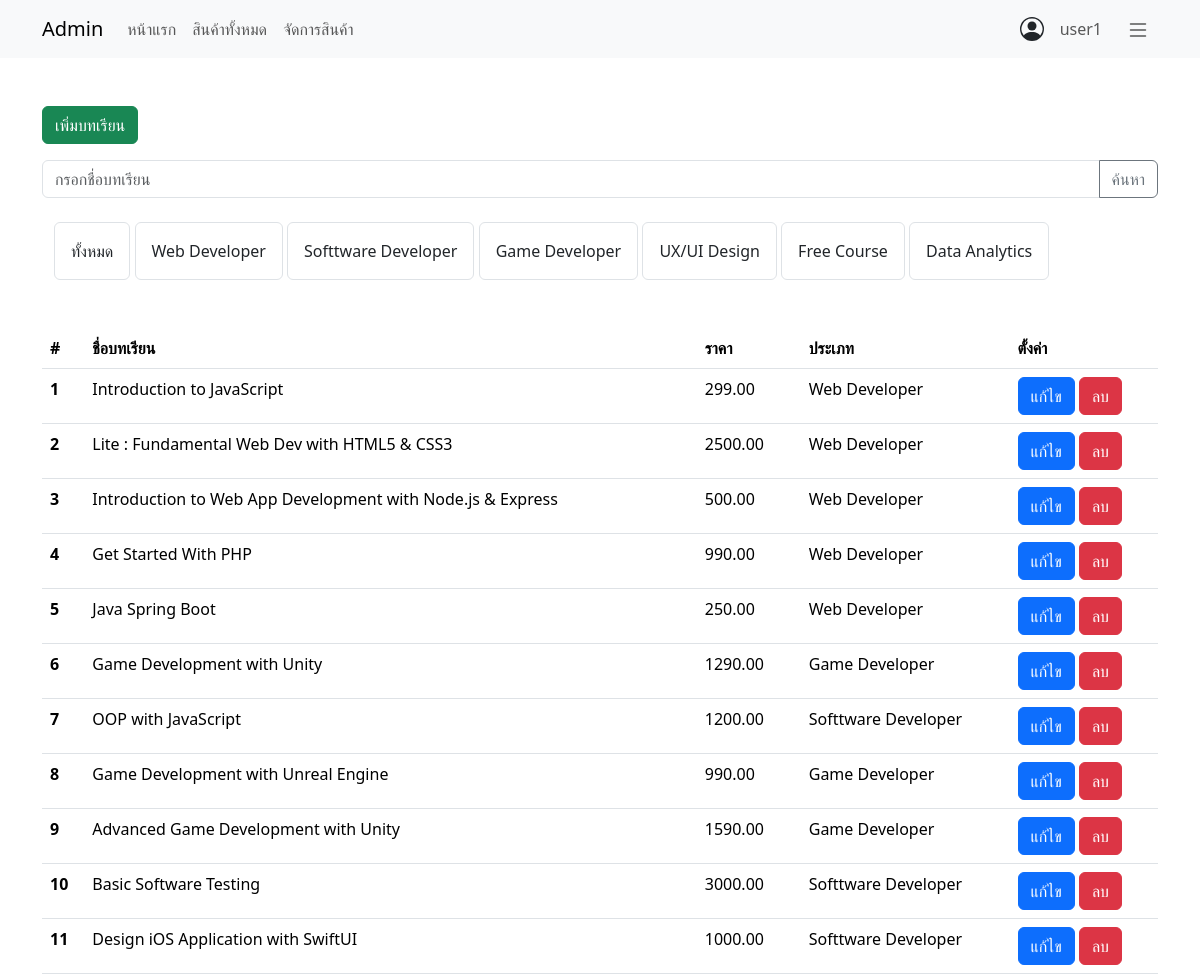
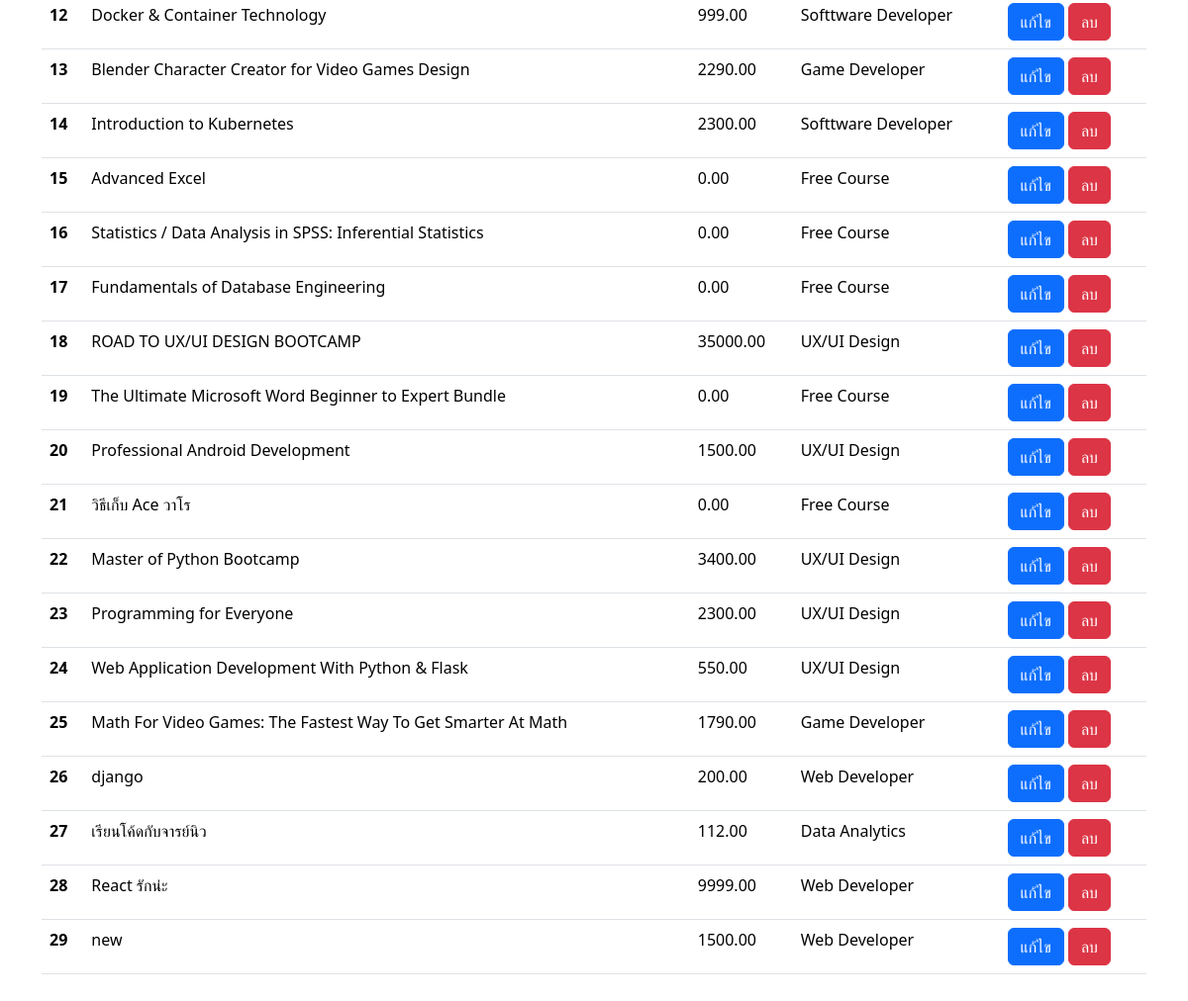
Page /admin/list_product.php (signed in) on the committed database (2 pictures, top to bottom).
### tables this page shows
CREATE TABLE `user` (
  `user_id` int(11) NOT NULL,
  `profile` varchar(100) NOT NULL,
  `user_username` varchar(20) NOT NULL,
  `user_password` varchar(20) NOT NULL,
  `user_fullname` varchar(50) NOT NULL,
  `user_email` varchar(50) NOT NULL,
  `user_address` varchar(100) NOT NULL,
  `tel` varchar(10) NOT NULL,
  `img_banking` varchar(50) DEFAULT NULL,
  `number_banking` varchar(15) DEFAULT NULL,
  `status_id` int(11) NOT NULL,
  `occupation` varchar(20) DEFAULT NULL,
  `detail` varchar(100) DEFAULT NULL
);

CREATE TABLE `type` (
  `type_id` int(11) NOT NULL,
  `type_name` varchar(20) NOT NULL
);

CREATE TABLE `course` (
  `course_id` int(11) NOT NULL,
  `user_username` varchar(100) NOT NULL,
  `course_img` varchar(100) NOT NULL,
  `course_name` varchar(150) NOT NULL,
  `course_price` decimal(10,2) NOT NULL,
  `course_promotion` varchar(7) DEFAULT NULL,
  `user_promotion` int(11) NOT NULL,
  `course_detail` varchar(500) NOT NULL,
  `course_example` varchar(100) NOT NULL,
  `rate_id` int(11) NOT NULL,
  `course_seller` int(11) DEFAULT NULL,
  `course_notsell` int(11) NOT NULL,
  `course_certificate` varchar(70) NOT NULL,
  `type_id` int(11) NOT NULL,
  `requirements` longtext NOT NULL,
  `description` longtext NOT NULL,
  `suitable_for` longtext NOT NULL,
  `income` varchar(7) DEFAULT NULL,
  `30per` varchar(7) DEFAULT NULL,
  `seller_id` int(11) NOT NULL
);

### admin/list_product.php (the view, shortened to what this page needs)
<?php
include_once 'views/partials/header.php';
include_once 'views/partials/navbar.php';
    $search = isset($_GET['search_course']) ? trim($_GET['search_course']) : '';
    $searchTerm = "%$search%";
    $sql = 'SELECT course_id, course_name, course_price, type.type_name , type.type_id FROM course INNER JOIN type ON course.type_id = type.type_id';
    if(!empty($search)){
        $sql .= ' WHERE course.course_name LIKE :search_course';
        $stmt = $conn->prepare($sql);
        $stmt->bindValue(':search_course', $searchTerm);
    }
    else if(isset($_GET['course_type']) && $_GET['course_type'] !== 'all'){
        $course_type = $_GET['course_type'];
        $sql .= ' WHERE course.type_id = :type';
        $stmt = $conn->prepare($sql);
        $stmt->bindParam(':type',$course_type);
    }
    else {
        $stmt = $conn->prepare($sql);
    }
    $stmt->execute();
    $course = $stmt->fetchAll(PDO::FETCH_ASSOC);
?>
<body>
    <div class="container my-5">
        <a href="create_product.php" class="btn btn-success">เพิ่มบทเรียน</a>
        <form action="">
            <div class="input-group my-3">
                <input type="text" class="form-control" placeholder="กรอกชื่อบทเรียน" name="search_course"
                    value="<?php echo $search ?>">
                <button class="btn btn-outline-secondary" type="submit" id="button-addon2">ค้นหา</button>
            </div>
        </form>
        <?php
            $sql_course_type = 'SELECT * FROM type';
            $stmt_course_type = $conn->prepare($sql_course_type);
            $stmt_course_type->execute();
            $course_types = $stmt_course_type->fetchAll();
        ?>
        <div class="mt-4 mb-5 container">
            <a href="list_product.php?course_type=all"
                class="btn <?php if(isset($_GET['course_type']) && $_GET['course_type'] == 'all'){echo 'btn-primary';}?> border border-1 p-3">ทั้งหมด</a>
            <?php foreach($course_types as $course_type): ?>
            <a href="list_product.php?course_type=<?php echo $course_type['type_id'] ?>"
                class="btn <?php if(isset($_GET['course_type']) && $_GET['course_type'] == $course_type['type_id']){echo 'btn-primary';}else{ echo '';}?> border border-1 p-3"><?php echo $course_type['type_name']?></a>
            <?php endforeach; ?>
        </div>
        <table class="table">
            <thead>
                <tr>
                    <th scope="col">#</th>
                    <th scope="col">ชื่อบทเรียน</th>
                    <th scope="col">ราคา</th>
                    <th scope="col">ประเภท</th>
                    <th scope="col">ตั้งค่า</th>
                </tr>
            </thead>
            <tbody>
                <?php foreach ($course as $i => $courses) : ?>
                <tr>
                    <th scope="row"><?php echo $i + 1 ?></th>
                    <td><?php echo $courses['course_name'] ?></td>
                    <td><?php echo $courses['course_price'] ?></td>
                    <td><?php echo $courses['type_name'] ?></td>
                    <td>
                        <a href="edit_product.php?id=<?php echo $courses['course_id']; ?>"
                            class="btn btn-primary">แก้ไข</a>
                        <form action="" method="post" style="display: inline-block;" id="delete_form">
                            <input type="submit" value="ลบ" class="btn btn-danger">
                        </form>
                    </td>
                </tr>
                <?php endforeach; ?>
            </tbody>
        </table>
</body>
</html>

### admin/views/partials/navbar.php (shortened to what this page needs)
<?php
    require_once '../conn.php';
    $status = $_SESSION['admin_login'];
    $stmt = $conn->prepare('SELECT user_username FROM user WHERE user_id = :user_id');
    $stmt->bindParam(':user_id', $status);
    $stmt->execute();
    $result = $stmt->fetch(PDO::FETCH_ASSOC);
?>
<nav class="navbar navbar-expand-lg bg-body-tertiary ">
    <div class="container">
        <a class="navbar-brand" href="../admin2/index.php">Admin</a>
        <div class="collapse navbar-collapse" id="navbarNav">
            <ul class="navbar-nav">
                <li class="nav-item">
                    <a class="nav-link" aria-current="page" href="main_admin.php">หน้าแรก</a>
                </li>
                <li class="nav-item">
                    <a class="nav-link" href="product_page.php">สินค้าทั้งหมด</a>
                </li>
                <li class="nav-item">
                    <a class="nav-link" href="list_product.php">จัดการสินค้า</a>
                </li>
            </ul>
        </div>
        <form action="" class="d-flex">
            <ul class="navbar-nav">
                <div class="logo-user d-flex align-items-center">
                    <a href="#" class="nav-link me-2"><?php echo $result['user_username']; ?></a>
                </div>
                <li class="nav-item dropdown">
                    <a class="nav-link " href="#" role="button" data-bs-toggle="dropdown" aria-expanded="false">
                    </a>
                </li>
            </ul>
        </form>
    </div>
</nav>

### rows in the picture
user: user_username "user1"
type: type_name "Web Developer"
type: type_name "Softtware Developer"
type: type_name "Game Developer"
type: type_name "UX/UI Design"
type: type_name "Free Course"
type: type_name "Data Analytics"
course: course_name "Introduction to JavaScript", course_price "299.00", type.type_name "Web Developer"
course: course_name "Lite : Fundamental Web Dev with HTML5 & CSS3", course_price "2500.00", type.type_name "Web Developer"
course: course_name "Introduction to Web App Development with Node.js & Express", course_price "500.00", type.type_name "Web Developer"
course: course_name "Get Started With PHP", course_price "990.00", type.type_name "Web Developer"
course: course_name "Java Spring Boot", course_price "250.00", type.type_name "Web Developer"
course: course_name "Game Development with Unity", course_price "1290.00", type.type_name "Game Developer"
course: course_name "OOP with JavaScript", course_price "1200.00", type.type_name "Softtware Developer"
course: course_name "Game Development with Unreal Engine", course_price "990.00", type.type_name "Game Developer"
course: course_name "Advanced Game Development with Unity", course_price "1590.00", type.type_name "Game Developer"
course: course_name "Basic Software Testing", course_price "3000.00", type.type_name "Softtware Developer"
course: course_name "Design iOS Application with SwiftUI", course_price "1000.00", type.type_name "Softtware Developer"
course: course_name "Docker & Container Technology", course_price "999.00", type.type_name "Softtware Developer"
course: course_name "Blender Character Creator for Video Games Design", course_price "2290.00", type.type_name "Game Developer"
course: course_name "Introduction to Kubernetes", course_price "2300.00", type.type_name "Softtware Developer"
course: course_name "Advanced Excel", course_price "0.00", type.type_name "Free Course"
course: course_name "Statistics / Data Analysis in SPSS: Inferential Statistics", course_price "0.00", type.type_name "Free Course"
course: course_name "Fundamentals of Database Engineering", course_price "0.00", type.type_name "Free Course"
course: course_name "ROAD TO UX/UI DESIGN BOOTCAMP", course_price "35000.00", type.type_name "UX/UI Design"
course: course_name "The Ultimate Microsoft Word Beginner to Expert Bundle", course_price "0.00", type.type_name "Free Course"
course: course_name "Professional Android Development", course_price "1500.00", type.type_name "UX/UI Design"
course: course_name "วิธีเก็บ Ace วาโร", course_price "0.00", type.type_name "Free Course"
course: course_name "Master of Python Bootcamp", course_price "3400.00", type.type_name "UX/UI Design"
course: course_name "Programming for Everyone", course_price "2300.00", type.type_name "UX/UI Design"
course: course_name "Web Application Development With Python & Flask", course_price "550.00", type.type_name "UX/UI Design"
course: course_name "Math For Video Games: The Fastest Way To Get Smarter At Math", course_price "1790.00", type.type_name "Game Developer"
course: course_name "django", course_price "200.00", type.type_name "Web Developer"
course: course_name "เรียนโค้ดกับจารย์นิว", course_price "112.00", type.type_name "Data Analytics"
course: course_name "React รักน่ะ", course_price "9999.00", type.type_name "Web Developer"
course: course_name "new", course_price "1500.00", type.type_name "Web Developer"
